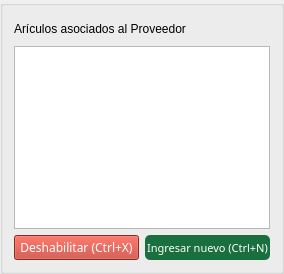
        <widget class="QGroupBox" name="box_articulos">
         <property name="font">
          <font>
           <pointsize>10</pointsize>
          </font>
         </property>
         <property name="styleSheet">
          <string notr="true">#box_articulos{
	background-color: #F2F6FD;
	}</string>
         </property>
         <property name="title">
          <string/>
         </property>
         <layout class="QVBoxLayout" name="verticalLayout_2" stretch="10,80,10">
          <item>
           <widget class="QLabel" name="label">
            <property name="text">
             <string>Arículos asociados al Proveedor</string>
            </property>
           </widget>
          </item>
          <item>
           <widget class="QTableView" name="tbl_articulos">
            <property name="sizePolicy">
             <sizepolicy hsizetype="Expanding" vsizetype="Expanding">
              <horstretch>0</horstretch>
              <verstretch>0</verstretch>
             </sizepolicy>
            </property>
            <property name="baseSize">
             <size>
              <width>0</width>
              <height>0</height>
             </size>
            </property>
            <property name="frameShape">
             <enum>QFrame::StyledPanel</enum>
            </property>
            <property name="frameShadow">
             <enum>QFrame::Sunken</enum>
            </property>
            <property name="lineWidth">
             <number>1</number>
            </property>
            <property name="sizeAdjustPolicy">
             <enum>QAbstractScrollArea::AdjustIgnored</enum>
            </property>
            <property name="autoScrollMargin">
             <number>16</number>
            </property>
            <property name="tabKeyNavigation">
             <bool>false</bool>
            </property>
            <property name="dragEnabled">
             <bool>true</bool>
            </property>
            <property name="dragDropMode">
             <enum>QAbstractItemView::DragDrop</enum>
            </property>
            <property name="selectionMode">
             <enum>QAbstractItemView::SingleSelection</enum>
            </property>
            <property name="selectionBehavior">
             <enum>QAbstractItemView::SelectRows</enum>
            </property>
            <property name="verticalScrollMode">
             <enum>QAbstractItemView::ScrollPerPixel</enum>
            </property>
            <property name="gridStyle">
             <enum>Qt::SolidLine</enum>
            </property>
            <property name="sortingEnabled">
             <bool>false</bool>
            </property>
            <attribute name="horizontalHeaderMinimumSectionSize">
             <number>15</number>
            </attribute>
            <attribute name="horizontalHeaderShowSortIndicator" stdset="0">
             <bool>false</bool>
            </attribute>
            <attribute name="horizontalHeaderStretchLastSection">
             <bool>true</bool>
            </attribute>
            <attribute name="verticalHeaderVisible">
             <bool>false</bool>
            </attribute>
           </widget>
          </item>
          <item>
           <layout class="QHBoxLayout" name="box_art_botones">
            <item>
             <widget class="QPushButton" name="btn_deshabilitar_art">
              <property name="sizePolicy">
               <sizepolicy hsizetype="Expanding" vsizetype="Expanding">
                <horstretch>0</horstretch>
                <verstretch>0</verstretch>
               </sizepolicy>
              </property>
              <property name="palette">
               <palette>
                <active>
                 <colorrole role="WindowText">
                  <brush brushstyle="SolidPattern">
                   <color alpha="255">
                    <red>255</red>
                    <green>255</green>
                    <blue>255</blue>
                   </color>
                  </brush>
                 </colorrole>
                 <colorrole role="Button">
                  <brush brushstyle="SolidPattern">
                   <color alpha="255">
                    <red>192</red>
                    <green>57</green>
                    <blue>43</blue>
                   </color>
                  </brush>
                 </colorrole>
                 <colorrole role="Light">
                  <brush brushstyle="SolidPattern">
                   <color alpha="255">
                    <red>127</red>
                    <green>255</green>
                    <blue>191</blue>
                   </color>
                  </brush>
                 </colorrole>
                 <colorrole role="Midlight">
                  <brush brushstyle="SolidPattern">
                   <color alpha="255">
                    <red>106</red>
                    <green>212</green>
                    <blue>159</blue>
                   </color>
                  </brush>
                 </colorrole>
                 <colorrole role="Dark">
                  <brush brushstyle="SolidPattern">
                   <color alpha="255">
                    <red>42</red>
                    <green>85</green>
                    <blue>63</blue>
                   </color>
                  </brush>
                 </colorrole>
                 <colorrole role="Mid">
                  <brush brushstyle="SolidPattern">
                   <color alpha="255">
                    <red>56</red>
                    <green>113</green>
                    <blue>84</blue>
                   </color>
                  </brush>
                 </colorrole>
                 <colorrole role="Text">
                  <brush brushstyle="SolidPattern">
                   <color alpha="255">
                    <red>255</red>
                    <green>255</green>
                    <blue>255</blue>
                   </color>
                  </brush>
                 </colorrole>
                 <colorrole role="BrightText">
                  <brush brushstyle="SolidPattern">
                   <color alpha="255">
                    <red>255</red>
                    <green>255</green>
                    <blue>255</blue>
                   </color>
                  </brush>
                 </colorrole>
                 <colorrole role="ButtonText">
                  <brush brushstyle="SolidPattern">
                   <color alpha="255">
                    <red>255</red>
                    <green>255</green>
                    <blue>255</blue>
                   </color>
                  </brush>
                 </colorrole>
                 <colorrole role="Base">
                  <brush brushstyle="SolidPattern">
                   <color alpha="255">
                    <red>192</red>
                    <green>57</green>
                    <blue>43</blue>
                   </color>
                  </brush>
                 </colorrole>
                 <colorrole role="Window">
                  <brush brushstyle="SolidPattern">
                   <color alpha="255">
                    <red>192</red>
                    <green>57</green>
                    <blue>43</blue>
                   </color>
                  </brush>
                 </colorrole>
                 <colorrole role="Shadow">
                  <brush brushstyle="SolidPattern">
                   <color alpha="255">
                    <red>0</red>
                    <green>0</green>
                    <blue>0</blue>
                   </color>
                  </brush>
                 </colorrole>
                 <colorrole role="AlternateBase">
                  <brush brushstyle="SolidPattern">
                   <color alpha="255">
                    <red>170</red>
                    <green>212</green>
                    <blue>191</blue>
                   </color>
                  </brush>
                 </colorrole>
                 <colorrole role="ToolTipBase">
                  <brush brushstyle="SolidPattern">
                   <color alpha="255">
                    <red>255</red>
                    <green>255</green>
                    <blue>220</blue>
                   </color>
                  </brush>
                 </colorrole>
                 <colorrole role="ToolTipText">
                  <brush brushstyle="SolidPattern">
                   <color alpha="255">
                    <red>0</red>
                    <green>0</green>
                    <blue>0</blue>
                   </color>
                  </brush>
                 </colorrole>
                </active>
                <inactive>
                 <colorrole role="WindowText">
                  <brush brushstyle="SolidPattern">
                   <color alpha="255">
                    <red>255</red>
                    <green>255</green>
                    <blue>255</blue>
                   </color>
                  </brush>
                 </colorrole>
                 <colorrole role="Button">
                  <brush brushstyle="SolidPattern">
                   <color alpha="255">
                    <red>192</red>
                    <green>57</green>
                    <blue>43</blue>
                   </color>
                  </brush>
                 </colorrole>
                 <colorrole role="Light">
                  <brush brushstyle="SolidPattern">
                   <color alpha="255">
                    <red>127</red>
                    <green>255</green>
                    <blue>191</blue>
                   </color>
                  </brush>
                 </colorrole>
                 <colorrole role="Midlight">
                  <brush brushstyle="SolidPattern">
                   <color alpha="255">
                    <red>106</red>
                    <green>212</green>
                    <blue>159</blue>
                   </color>
                  </brush>
                 </colorrole>
                 <colorrole role="Dark">
                  <brush brushstyle="SolidPattern">
                   <color alpha="255">
                    <red>42</red>
                    <green>85</green>
                    <blue>63</blue>
                   </color>
                  </brush>
                 </colorrole>
                 <colorrole role="Mid">
                  <brush brushstyle="SolidPattern">
                   <color alpha="255">
                    <red>56</red>
                    <green>113</green>
                    <blue>84</blue>
                   </color>
                  </brush>
                 </colorrole>
                 <colorrole role="Text">
                  <brush brushstyle="SolidPattern">
                   <color alpha="255">
                    <red>255</red>
                    <green>255</green>
                    <blue>255</blue>
                   </color>
                  </brush>
                 </colorrole>
                 <colorrole role="BrightText">
                  <brush brushstyle="SolidPattern">
                   <color alpha="255">
                    <red>255</red>
                    <green>255</green>
                    <blue>255</blue>
                   </color>
                  </brush>
                 </colorrole>
                 <colorrole role="ButtonText">
                  <brush brushstyle="SolidPattern">
                   <color alpha="255">
                    <red>255</red>
                    <green>255</green>
                    <blue>255</blue>
                   </color>
                  </brush>
                 </colorrole>
                 <colorrole role="Base">
                  <brush brushstyle="SolidPattern">
                   <color alpha="255">
                    <red>192</red>
                    <green>57</green>
                    <blue>43</blue>
                   </color>
                  </brush>
                 </colorrole>
                 <colorrole role="Window">
                  <brush brushstyle="SolidPattern">
                   <color alpha="255">
                    <red>192</red>
                    <green>57</green>
                    <blue>43</blue>
                   </color>
                  </brush>
                 </colorrole>
                 <colorrole role="Shadow">
                  <brush brushstyle="SolidPattern">
                   <color alpha="255">
                    <red>0</red>
                    <green>0</green>
                    <blue>0</blue>
                   </color>
                  </brush>
                 </colorrole>
                 <colorrole role="AlternateBase">
                  <brush brushstyle="SolidPattern">
                   <color alpha="255">
                    <red>170</red>
                    <green>212</green>
                    <blue>191</blue>
                   </color>
                  </brush>
                 </colorrole>
                 <colorrole role="ToolTipBase">
                  <brush brushstyle="SolidPattern">
                   <color alpha="255">
                    <red>255</red>
                    <green>255</green>
                    <blue>220</blue>
                   </color>
                  </brush>
                 </colorrole>
                 <colorrole role="ToolTipText">
                  <brush brushstyle="SolidPattern">
                   <color alpha="255">
                    <red>0</red>
                    <green>0</green>
                    <blue>0</blue>
                   </color>
                  </brush>
                 </colorrole>
                </inactive>
                <disabled>
                 <colorrole role="WindowText">
                  <brush brushstyle="SolidPattern">
                   <color alpha="255">
                    <red>255</red>
                    <green>255</green>
                    <blue>255</blue>
                   </color>
                  </brush>
                 </colorrole>
                 <colorrole role="Button">
                  <brush brushstyle="SolidPattern">
                   <color alpha="255">
                    <red>192</red>
                    <green>57</green>
                    <blue>43</blue>
                   </color>
                  </brush>
                 </colorrole>
                 <colorrole role="Light">
                  <brush brushstyle="SolidPattern">
                   <color alpha="255">
                    <red>127</red>
                    <green>255</green>
                    <blue>191</blue>
                   </color>
                  </brush>
                 </colorrole>
                 <colorrole role="Midlight">
                  <brush brushstyle="SolidPattern">
                   <color alpha="255">
                    <red>106</red>
                    <green>212</green>
                    <blue>159</blue>
                   </color>
                  </brush>
                 </colorrole>
                 <colorrole role="Dark">
                  <brush brushstyle="SolidPattern">
                   <color alpha="255">
                    <red>42</red>
                    <green>85</green>
                    <blue>63</blue>
                   </color>
                  </brush>
                 </colorrole>
                 <colorrole role="Mid">
                  <brush brushstyle="SolidPattern">
                   <color alpha="255">
                    <red>56</red>
                    <green>113</green>
                    <blue>84</blue>
                   </color>
                  </brush>
                 </colorrole>
                 <colorrole role="Text">
                  <brush brushstyle="SolidPattern">
                   <color alpha="255">
                    <red>255</red>
                    <green>255</green>
                    <blue>255</blue>
                   </color>
                  </brush>
                 </colorrole>
                 <colorrole role="BrightText">
                  <brush brushstyle="SolidPattern">
                   <color alpha="255">
                    <red>255</red>
                    <green>255</green>
                    <blue>255</blue>
                   </color>
                  </brush>
                 </colorrole>
                 <colorrole role="ButtonText">
                  <brush brushstyle="SolidPattern">
                   <color alpha="255">
                    <red>255</red>
                    <green>255</green>
                    <blue>255</blue>
                   </color>
                  </brush>
                 </colorrole>
                 <colorrole role="Base">
                  <brush brushstyle="SolidPattern">
                   <color alpha="255">
                    <red>192</red>
                    <green>57</green>
                    <blue>43</blue>
                   </color>
                  </brush>
                 </colorrole>
                 <colorrole role="Window">
                  <brush brushstyle="SolidPattern">
                   <color alpha="255">
                    <red>192</red>
                    <green>57</green>
                    <blue>43</blue>
                   </color>
                  </brush>
                 </colorrole>
                 <colorrole role="Shadow">
                  <brush brushstyle="SolidPattern">
                   <color alpha="255">
                    <red>0</red>
                    <green>0</green>
                    <blue>0</blue>
                   </color>
                  </brush>
                 </colorrole>
                 <colorrole role="AlternateBase">
                  <brush brushstyle="SolidPattern">
                   <color alpha="255">
                    <red>85</red>
                    <green>170</green>
                    <blue>127</blue>
                   </color>
                  </brush>
                 </colorrole>
                 <colorrole role="ToolTipBase">
                  <brush brushstyle="SolidPattern">
                   <color alpha="255">
                    <red>255</red>
                    <green>255</green>
                    <blue>220</blue>
                   </color>
                  </brush>
                 </colorrole>
                 <colorrole role="ToolTipText">
                  <brush brushstyle="SolidPattern">
                   <color alpha="255">
                    <red>0</red>
                    <green>0</green>
                    <blue>0</blue>
                   </color>
                  </brush>
                 </colorrole>
                </disabled>
               </palette>
              </property>
              <property name="font">
               <font>
                <family>Ariall</family>
               </font>
              </property>
              <property name="styleSheet">
               <string notr="true">#btn_deshabilitar{
	background-color: #C0392B ;
	color: #ffffff;
	font-family: 'Ariall';
	font-size: 11px;
	border-radius: 5px;
	}

#btn_deshabilitar:hover{
	background-color: #DF013A;
	}

</string>
              </property>
              <property name="text">
               <string>Deshabilitar (Ctrl+X)</string>
              </property>
              <property name="icon">
               <iconset>
                <normaloff>../ico/remove_from_database.ico</normaloff>../ico/remove_from_database.ico</iconset>
              </property>
              <property name="iconSize">
               <size>
                <width>40</width>
                <height>40</height>
               </size>
              </property>
             </widget>
            </item>
            <item>
             <widget class="QPushButton" name="btn_nuevo_art">
              <property name="sizePolicy">
               <sizepolicy hsizetype="Expanding" vsizetype="Expanding">
                <horstretch>0</horstretch>
                <verstretch>0</verstretch>
               </sizepolicy>
              </property>
              <property name="font">
               <font>
                <family>Ariall</family>
                <pointsize>-1</pointsize>
               </font>
              </property>
              <property name="styleSheet">
               <string notr="true">/*Estilos para el botón*/

#btn_nuevo_art{
	background-color: #196F3D;
	color: #ffffff;
	font-family: 'Ariall';
	font-size: 11px;
	border-radius: 5px;
	}

#btn_nuevo_art:hover{
	background-color: #04B431;
	}
</string>
              </property>
              <property name="text">
               <string>Ingresar nuevo (Ctrl+N)</string>
              </property>
              <property name="icon">
               <iconset>
                <normaloff>../ico/add_to_database.ico</normaloff>../ico/add_to_database.ico</iconset>
              </property>
              <property name="iconSize">
               <size>
                <width>40</width>
                <height>40</height>
               </size>
              </property>
             </widget>
            </item>
           </layout>
          </item>
         </layout>
        </widget>
